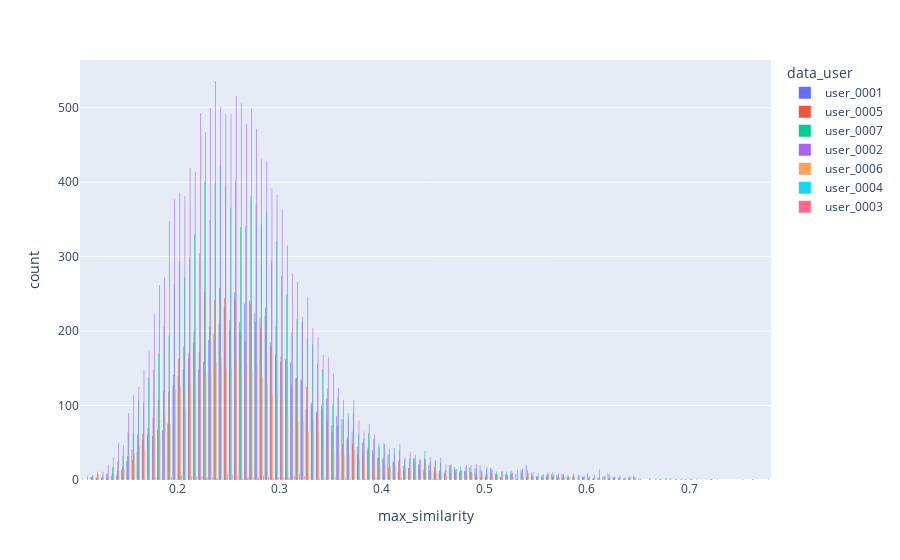

The notebook cell this image was saved under:
### Code cell
fig = px.histogram(df, x="max_similarity",color="data_user", barmode="group")
fig.show()

### Figure 1 — Plotly figure (JSON) as saved in the notebook; plotly's stock layout.template omitted (floating-point values rounded to 4 significant figures; data arrays with more than 128 entries replaced by an {"elided": "..."} marker saying what was removed)
{"data": [{"alignmentgroup": "True", "bingroup": "x", "hovertemplate": "data_user=user_0001<br>max_similarity=%{x}<br>count=%{y}<extra></extra>", "legendgroup": "user_0001", "marker": {"color": "#636efa", "pattern": {"shape": ""}}, "name": "user_0001", "offsetgroup": "user_0001", "orientation": "v", "showlegend": true, "type": "histogram", "x": {"elided": "6960 float values"}, "xaxis": "x", "yaxis": "y"}, {"alignmentgroup": "True", "bingroup": "x", "hovertemplate": "data_user=user_0005<br>max_similarity=%{x}<br>count=%{y}<extra></extra>", "legendgroup": "user_0005", "marker": {"color": "#EF553B", "pattern": {"shape": ""}}, "name": "user_0005", "offsetgroup": "user_0005", "orientation": "v", "showlegend": true, "type": "histogram", "x": {"elided": "7194 float values"}, "xaxis": "x", "yaxis": "y"}, {"alignmentgroup": "True", "bingroup": "x", "hovertemplate": "data_user=user_0007<br>max_similarity=%{x}<br>count=%{y}<extra></extra>", "legendgroup": "user_0007", "marker": {"color": "#00cc96", "pattern": {"shape": ""}}, "name": "user_0007", "offsetgroup": "user_0007", "orientation": "v", "showlegend": true, "type": "histogram", "x": {"elided": "12014 float values"}, "xaxis": "x", "yaxis": "y"}, {"alignmentgroup": "True", "bingroup": "x", "hovertemplate": "data_user=user_0002<br>max_similarity=%{x}<br>count=%{y}<extra></extra>", "legendgroup": "user_0002", "marker": {"color": "#ab63fa", "pattern": {"shape": ""}}, "name": "user_0002", "offsetgroup": "user_0002", "orientation": "v", "showlegend": true, "type": "histogram", "x": {"elided": "15619 float values"}, "xaxis": "x", "yaxis": "y"}, {"alignmentgroup": "True", "bingroup": "x", "hovertemplate": "data_user=user_0006<br>max_similarity=%{x}<br>count=%{y}<extra></extra>", "legendgroup": "user_0006", "marker": {"color": "#FFA15A", "pattern": {"shape": ""}}, "name": "user_0006", "offsetgroup": "user_0006", "orientation": "v", "showlegend": true, "type": "histogram", "x": {"elided": "4799 float values"}, "xaxis": "x", "yaxis": "y"}, {"alignmentgroup": "True", "bingroup": "x", "hovertemplate": "data_user=user_0004<br>max_similarity=%{x}<br>count=%{y}<extra></extra>", "legendgroup": "user_0004", "marker": {"color": "#19d3f3", "pattern": {"shape": ""}}, "name": "user_0004", "offsetgroup": "user_0004", "orientation": "v", "showlegend": true, "type": "histogram", "x": [0.2009, 0.2002, 0.2288, 0.2072, 0.2162, 0.2774, 0.2664, 0.2463, 0.26, 0.1676, 0.268, 0.2019, 0.1345, 0.307, 0.236, 0.2492, 0.2799, 0.2614, 0.2116, 0.2032, 0.2003, 0.2251], "xaxis": "x", "yaxis": "y"}, {"alignmentgroup": "True", "bingroup": "x", "hovertemplate": "data_user=user_0003<br>max_similarity=%{x}<br>count=%{y}<extra></extra>", "legendgroup": "user_0003", "marker": {"color": "#FF6692", "pattern": {"shape": ""}}, "name": "user_0003", "offsetgroup": "user_0003", "orientation": "v", "showlegend": true, "type": "histogram", "x": {"elided": "141 float values"}, "xaxis": "x", "yaxis": "y"}], "layout": {"barmode": "group", "legend": {"title": {"text": "data_user"}, "tracegroupgap": 0}, "margin": {"t": 60}, "xaxis": {"anchor": "y", "domain": [0, 1], "title": {"text": "max_similarity"}}, "yaxis": {"anchor": "x", "domain": [0, 1], "title": {"text": "count"}}}}
